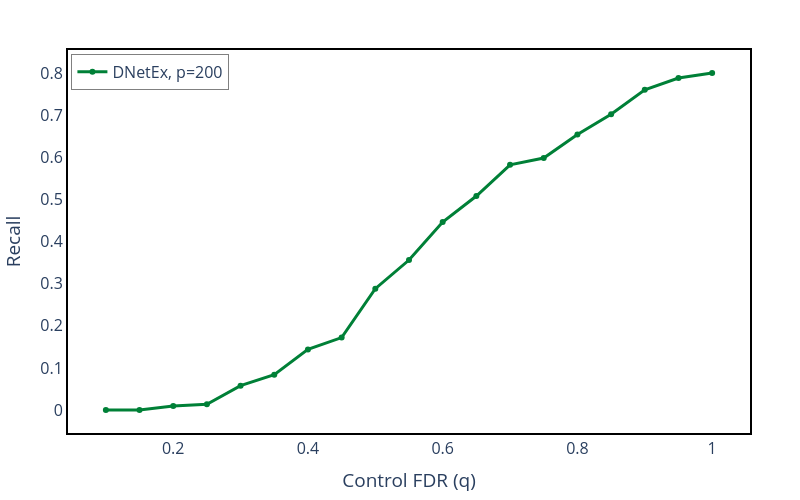

Notebook code for this chart:
### Markdown cell above
# Power Analysis

### Code cell
pfig = go.Figure()

run_number = 0

fig = go.Figure()

fig.add_trace(
    go.Scatter(
        x=runs_qs_list[run_number],
        y=runs_recall_list[run_number],
        mode='lines+markers',
        name=f'DNetEx, p=200',
        line=dict(color='rgba(0, 128, 55, 1)'),
    )
)
# Shaded confidence interval
fig.add_trace(
    go.Scatter(
        x=list(runs_qs_list[run_number]) + list(runs_qs_list[run_number][::-1]),
        y=list(runs_recall_list[run_number] + runs_recall_std_list[run_number]) + list((runs_recall_list[run_number] - runs_recall_std_list[run_number])[::-1]),
        fill='toself',
        fillcolor='rgba(0, 128, 55, 0.15)',
        line=dict(color='rgba(255,255,255,0)'),
        hoverinfo="skip",
        showlegend=False
    )
)


fig.update_traces(line=dict(width=3))

fig.update_layout(
    autosize=False,
    xaxis1=dict(tickfont=dict(size=16),showticklabels=True),
    yaxis1=dict(tickfont=dict(size=16),showticklabels=True),
    width=800,
    height=500,
    xaxis_title='Control FDR (q)',
    yaxis_title='Recall',
    plot_bgcolor='white',
    paper_bgcolor='white',
    margin=dict(l=50, r=50, t=50, b=50),
    showlegend=True,
    legend=dict(
        x=0.005,
        y=0.99,  
        xanchor='left',
        yanchor='top',
        bgcolor='rgba(255, 255, 255, 0.6)',
        bordercolor='gray',
        borderwidth=1
    ),
    xaxis=dict(showline=True, linewidth=2, linecolor='black', mirror=True),
    yaxis=dict(showline=True, linewidth=2, linecolor='black', mirror=True),
    font=dict(size=16)
)

fig.write_image("Results/fdr-control.pdf")
fig.show()

### Figure 1 — Plotly figure (JSON) as saved in the notebook; plotly's stock layout.template omitted (floating-point values rounded to 4 significant figures)
{"data": [{"line": {"color": "rgba(0, 128, 55, 1)", "width": 3}, "mode": "lines+markers", "name": "DNetEx, p=200", "type": "scatter", "x": [0.1, 0.15, 0.2, 0.25, 0.3, 0.35, 0.4, 0.45, 0.5, 0.55, 0.6, 0.65, 0.7, 0.75, 0.8, 0.85, 0.9, 0.95, 1], "y": [0, 0, 0.01, 0.014, 0.058, 0.084, 0.144, 0.172, 0.288, 0.356, 0.446, 0.508, 0.582, 0.598, 0.654, 0.702, 0.76, 0.788, 0.8]}, {"fill": "toself", "fillcolor": "rgba(0, 128, 55, 0.15)", "hoverinfo": "skip", "line": {"color": "rgba(255,255,255,0)", "width": 3}, "showlegend": false, "type": "scatter", "x": [0.1, 0.15, 0.2, 0.25, 0.3, 0.35, 0.4, 0.45, 0.5, 0.55, 0.6, 0.65, 0.7, 0.75, 0.8, 0.85, 0.9, 0.95, 1, 1, 0.95, 0.9, 0.85, 0.8, 0.75, 0.7, 0.65, 0.6, 0.55, 0.5, 0.45, 0.4, 0.35, 0.3, 0.25, 0.2, 0.15, 0.1], "y": [0, 0, 0.01, 0.014, 0.058, 0.084, 0.144, 0.172, 0.288, 0.356, 0.446, 0.508, 0.582, 0.598, 0.654, 0.702, 0.76, 0.788, 0.8, 0.8, 0.788, 0.76, 0.702, 0.654, 0.598, 0.582, 0.508, 0.446, 0.356, 0.288, 0.172, 0.144, 0.084, 0.058, 0.014, 0.01, 0, 0]}], "layout": {"autosize": false, "font": {"size": 16}, "height": 500, "legend": {"bgcolor": "rgba(255, 255, 255, 0.6)", "bordercolor": "gray", "borderwidth": 1, "x": 0.005, "xanchor": "left", "y": 0.99, "yanchor": "top"}, "margin": {"b": 50, "l": 50, "r": 50, "t": 50}, "paper_bgcolor": "white", "plot_bgcolor": "white", "showlegend": true, "width": 800, "xaxis": {"linecolor": "black", "linewidth": 2, "mirror": true, "showline": true, "showticklabels": true, "tickfont": {"size": 16}, "title": {"text": "Control FDR (q)"}}, "yaxis": {"linecolor": "black", "linewidth": 2, "mirror": true, "showline": true, "showticklabels": true, "tickfont": {"size": 16}, "title": {"text": "Recall"}}}}
